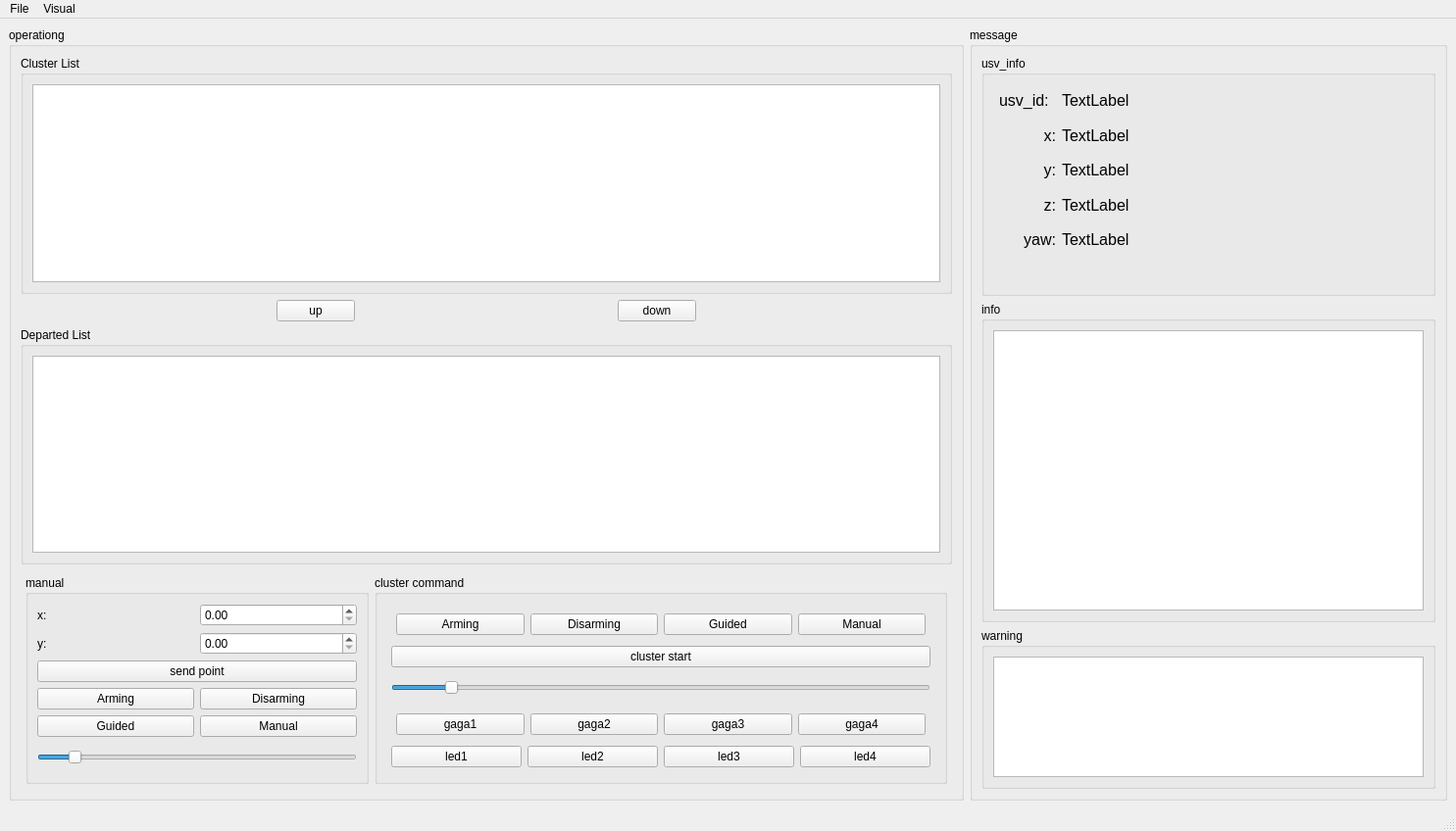
<?xml version="1.0" encoding="UTF-8"?>
<ui version="4.0">
 <class>MainWindow</class>
 <widget class="QMainWindow" name="MainWindow">
  <property name="geometry">
   <rect>
    <x>0</x>
    <y>0</y>
    <width>1485</width>
    <height>848</height>
   </rect>
  </property>
  <property name="windowTitle">
   <string>MainWindow</string>
  </property>
  <widget class="QWidget" name="centralwidget">
   <layout class="QHBoxLayout" name="horizontalLayout_3" stretch="2,1">
    <item>
     <widget class="QGroupBox" name="groupBox">
      <property name="title">
       <string>operationg</string>
      </property>
      <layout class="QVBoxLayout" name="verticalLayout_7">
       <item>
        <layout class="QVBoxLayout" name="verticalLayout_2">
         <item>
          <layout class="QVBoxLayout" name="verticalLayout">
           <item>
            <widget class="QGroupBox" name="groupBox_5">
             <property name="title">
              <string>Cluster List</string>
             </property>
             <layout class="QVBoxLayout" name="verticalLayout_4">
              <item>
               <widget class="QTableView" name="cluster_tableView"/>
              </item>
             </layout>
            </widget>
           </item>
           <item>
            <layout class="QHBoxLayout" name="horizontalLayout_2">
             <item>
              <spacer name="horizontalSpacer">
               <property name="orientation">
                <enum>Qt::Horizontal</enum>
               </property>
               <property name="sizeHint" stdset="0">
                <size>
                 <width>40</width>
                 <height>20</height>
                </size>
               </property>
              </spacer>
             </item>
             <item>
              <widget class="QPushButton" name="add_cluster_pushButton">
               <property name="text">
                <string>up</string>
               </property>
              </widget>
             </item>
             <item>
              <spacer name="horizontalSpacer_2">
               <property name="orientation">
                <enum>Qt::Horizontal</enum>
               </property>
               <property name="sizeHint" stdset="0">
                <size>
                 <width>40</width>
                 <height>20</height>
                </size>
               </property>
              </spacer>
             </item>
             <item>
              <widget class="QPushButton" name="quit_cluster_pushButton">
               <property name="text">
                <string>down</string>
               </property>
              </widget>
             </item>
             <item>
              <spacer name="horizontalSpacer_3">
               <property name="orientation">
                <enum>Qt::Horizontal</enum>
               </property>
               <property name="sizeHint" stdset="0">
                <size>
                 <width>40</width>
                 <height>20</height>
                </size>
               </property>
              </spacer>
             </item>
            </layout>
           </item>
           <item>
            <widget class="QGroupBox" name="groupBox_4">
             <property name="title">
              <string>Departed List</string>
             </property>
             <layout class="QVBoxLayout" name="verticalLayout_3">
              <item>
               <widget class="QTableView" name="departed_tableView"/>
              </item>
             </layout>
            </widget>
           </item>
          </layout>
         </item>
         <item>
          <layout class="QHBoxLayout" name="horizontalLayout" stretch="30,50">
           <property name="leftMargin">
            <number>5</number>
           </property>
           <property name="topMargin">
            <number>5</number>
           </property>
           <property name="rightMargin">
            <number>5</number>
           </property>
           <property name="bottomMargin">
            <number>5</number>
           </property>
           <item>
            <widget class="QGroupBox" name="groupBox_6">
             <property name="title">
              <string>manual</string>
             </property>
             <layout class="QVBoxLayout" name="verticalLayout_6">
              <item>
               <layout class="QHBoxLayout" name="horizontalLayout_7">
                <item>
                 <widget class="QLabel" name="label">
                  <property name="text">
                   <string>x:</string>
                  </property>
                 </widget>
                </item>
                <item>
                 <widget class="QDoubleSpinBox" name="set_departed_x_doubleSpinBox"/>
                </item>
               </layout>
              </item>
              <item>
               <layout class="QHBoxLayout" name="horizontalLayout_9">
                <item>
                 <widget class="QLabel" name="label_2">
                  <property name="text">
                   <string>y:</string>
                  </property>
                 </widget>
                </item>
                <item>
                 <widget class="QDoubleSpinBox" name="set_departed_y_doubleSpinBox"/>
                </item>
               </layout>
              </item>
              <item>
               <widget class="QPushButton" name="send_departed_point_pushButton">
                <property name="text">
                 <string>send point</string>
                </property>
               </widget>
              </item>
              <item>
               <layout class="QHBoxLayout" name="horizontalLayout_10">
                <item>
                 <widget class="QPushButton" name="departed_arming_pushButton">
                  <property name="text">
                   <string>Arming</string>
                  </property>
                 </widget>
                </item>
                <item>
                 <widget class="QPushButton" name="departed_disarming_pushButton">
                  <property name="text">
                   <string>Disarming</string>
                  </property>
                 </widget>
                </item>
               </layout>
              </item>
              <item>
               <layout class="QHBoxLayout" name="horizontalLayout_11">
                <item>
                 <widget class="QPushButton" name="set_departed_guided_pushButton">
                  <property name="text">
                   <string>Guided</string>
                  </property>
                 </widget>
                </item>
                <item>
                 <widget class="QPushButton" name="set_departed_manual_pushButton">
                  <property name="text">
                   <string>Manual</string>
                  </property>
                 </widget>
                </item>
               </layout>
              </item>
              <item>
               <widget class="QSlider" name="usv_departed_velocity_horizontalSlider">
                <property name="minimumSize">
                 <size>
                  <width>0</width>
                  <height>30</height>
                 </size>
                </property>
                <property name="maximum">
                 <number>100</number>
                </property>
                <property name="value">
                 <number>10</number>
                </property>
                <property name="orientation">
                 <enum>Qt::Horizontal</enum>
                </property>
               </widget>
              </item>
             </layout>
            </widget>
           </item>
           <item>
            <widget class="QGroupBox" name="groupBox_7">
             <property name="title">
              <string>cluster command</string>
             </property>
             <layout class="QHBoxLayout" name="horizontalLayout_8">
              <item>
               <layout class="QVBoxLayout" name="verticalLayout_5">
                <property name="leftMargin">
                 <number>5</number>
                </property>
                <property name="topMargin">
                 <number>5</number>
                </property>
                <property name="rightMargin">
                 <number>5</number>
                </property>
                <property name="bottomMargin">
                 <number>5</number>
                </property>
                <item>
                 <layout class="QHBoxLayout" name="horizontalLayout_4">
                  <property name="leftMargin">
                   <number>5</number>
                  </property>
                  <property name="topMargin">
                   <number>5</number>
                  </property>
                  <property name="rightMargin">
                   <number>5</number>
                  </property>
                  <property name="bottomMargin">
                   <number>5</number>
                  </property>
                  <item>
                   <widget class="QPushButton" name="arming_pushButton">
                    <property name="text">
                     <string>Arming</string>
                    </property>
                   </widget>
                  </item>
                  <item>
                   <widget class="QPushButton" name="disarming_pushButton">
                    <property name="text">
                     <string>Disarming</string>
                    </property>
                   </widget>
                  </item>
                  <item>
                   <widget class="QPushButton" name="set_guided_pushButton">
                    <property name="text">
                     <string>Guided</string>
                    </property>
                   </widget>
                  </item>
                  <item>
                   <widget class="QPushButton" name="set_manual_pushButton">
                    <property name="text">
                     <string>Manual</string>
                    </property>
                   </widget>
                  </item>
                 </layout>
                </item>
                <item>
                 <widget class="QPushButton" name="send_cluster_point_pushButton">
                  <property name="text">
                   <string>cluster start</string>
                  </property>
                 </widget>
                </item>
                <item>
                 <widget class="QSlider" name="usv_cluster_velocity_horizontalSlider">
                  <property name="minimumSize">
                   <size>
                    <width>0</width>
                    <height>30</height>
                   </size>
                  </property>
                  <property name="maximum">
                   <number>100</number>
                  </property>
                  <property name="value">
                   <number>10</number>
                  </property>
                  <property name="orientation">
                   <enum>Qt::Horizontal</enum>
                  </property>
                 </widget>
                </item>
                <item>
                 <layout class="QHBoxLayout" name="horizontalLayout_5">
                  <property name="leftMargin">
                   <number>5</number>
                  </property>
                  <property name="topMargin">
                   <number>5</number>
                  </property>
                  <property name="rightMargin">
                   <number>5</number>
                  </property>
                  <property name="bottomMargin">
                   <number>5</number>
                  </property>
                  <item>
                   <widget class="QPushButton" name="gaga1_pushButton">
                    <property name="text">
                     <string>gaga1</string>
                    </property>
                   </widget>
                  </item>
                  <item>
                   <widget class="QPushButton" name="gaga2_pushButton">
                    <property name="text">
                     <string>gaga2</string>
                    </property>
                   </widget>
                  </item>
                  <item>
                   <widget class="QPushButton" name="gaga3_pushButton">
                    <property name="text">
                     <string>gaga3</string>
                    </property>
                   </widget>
                  </item>
                  <item>
                   <widget class="QPushButton" name="gaga4_pushButton">
                    <property name="text">
                     <string>gaga4</string>
                    </property>
                   </widget>
                  </item>
                 </layout>
                </item>
                <item>
                 <layout class="QHBoxLayout" name="horizontalLayout_6">
                  <item>
                   <widget class="QPushButton" name="led1_pushButton">
                    <property name="text">
                     <string>led1</string>
                    </property>
                   </widget>
                  </item>
                  <item>
                   <widget class="QPushButton" name="led2_pushButton">
                    <property name="text">
                     <string>led2</string>
                    </property>
                   </widget>
                  </item>
                  <item>
                   <widget class="QPushButton" name="led3_pushButton">
                    <property name="text">
                     <string>led3</string>
                    </property>
                   </widget>
                  </item>
                  <item>
                   <widget class="QPushButton" name="led4_pushButton">
                    <property name="text">
                     <string>led4</string>
                    </property>
                   </widget>
                  </item>
                 </layout>
                </item>
               </layout>
              </item>
             </layout>
            </widget>
           </item>
          </layout>
         </item>
        </layout>
       </item>
      </layout>
     </widget>
    </item>
    <item>
     <widget class="QGroupBox" name="groupBox_2">
      <property name="title">
       <string>message</string>
      </property>
      <layout class="QVBoxLayout" name="verticalLayout_10" stretch="3,4,2">
       <item>
        <widget class="QGroupBox" name="groupBox_3">
         <property name="title">
          <string>usv_info</string>
         </property>
         <widget class="QWidget" name="">
          <property name="geometry">
           <rect>
            <x>13</x>
            <y>31</y>
            <width>274</width>
            <height>171</height>
           </rect>
          </property>
          <layout class="QVBoxLayout" name="verticalLayout_11">
           <item>
            <layout class="QHBoxLayout" name="horizontalLayout_12">
             <property name="leftMargin">
              <number>5</number>
             </property>
             <property name="topMargin">
              <number>5</number>
             </property>
             <property name="rightMargin">
              <number>5</number>
             </property>
             <property name="bottomMargin">
              <number>5</number>
             </property>
             <item>
              <widget class="QLabel" name="label_3">
               <property name="font">
                <font>
                 <pointsize>12</pointsize>
                </font>
               </property>
               <property name="text">
                <string>usv_id:</string>
               </property>
              </widget>
             </item>
             <item>
              <widget class="QLabel" name="usv_id_label">
               <property name="minimumSize">
                <size>
                 <width>200</width>
                 <height>0</height>
                </size>
               </property>
               <property name="font">
                <font>
                 <pointsize>12</pointsize>
                </font>
               </property>
               <property name="text">
                <string>TextLabel</string>
               </property>
              </widget>
             </item>
            </layout>
           </item>
           <item>
            <layout class="QHBoxLayout" name="horizontalLayout_13">
             <property name="leftMargin">
              <number>5</number>
             </property>
             <property name="topMargin">
              <number>5</number>
             </property>
             <property name="rightMargin">
              <number>5</number>
             </property>
             <property name="bottomMargin">
              <number>5</number>
             </property>
             <item>
              <widget class="QLabel" name="label_5">
               <property name="font">
                <font>
                 <pointsize>12</pointsize>
                </font>
               </property>
               <property name="text">
                <string>x:</string>
               </property>
               <property name="alignment">
                <set>Qt::AlignRight|Qt::AlignTrailing|Qt::AlignVCenter</set>
               </property>
              </widget>
             </item>
             <item>
              <widget class="QLabel" name="usv_x_label">
               <property name="minimumSize">
                <size>
                 <width>200</width>
                 <height>0</height>
                </size>
               </property>
               <property name="font">
                <font>
                 <pointsize>12</pointsize>
                </font>
               </property>
               <property name="text">
                <string>TextLabel</string>
               </property>
              </widget>
             </item>
            </layout>
           </item>
           <item>
            <layout class="QHBoxLayout" name="horizontalLayout_14">
             <property name="leftMargin">
              <number>5</number>
             </property>
             <property name="topMargin">
              <number>5</number>
             </property>
             <property name="rightMargin">
              <number>5</number>
             </property>
             <property name="bottomMargin">
              <number>5</number>
             </property>
             <item>
              <widget class="QLabel" name="label_6">
               <property name="font">
                <font>
                 <pointsize>12</pointsize>
                </font>
               </property>
               <property name="text">
                <string>y:</string>
               </property>
               <property name="alignment">
                <set>Qt::AlignRight|Qt::AlignTrailing|Qt::AlignVCenter</set>
               </property>
              </widget>
             </item>
             <item>
              <widget class="QLabel" name="usv_y_label">
               <property name="minimumSize">
                <size>
                 <width>200</width>
                 <height>0</height>
                </size>
               </property>
               <property name="font">
                <font>
                 <pointsize>12</pointsize>
                </font>
               </property>
               <property name="text">
                <string>TextLabel</string>
               </property>
              </widget>
             </item>
            </layout>
           </item>
           <item>
            <layout class="QHBoxLayout" name="horizontalLayout_16">
             <property name="leftMargin">
              <number>5</number>
             </property>
             <property name="topMargin">
              <number>5</number>
             </property>
             <property name="rightMargin">
              <number>5</number>
             </property>
             <property name="bottomMargin">
              <number>5</number>
             </property>
             <item>
              <widget class="QLabel" name="label_11">
               <property name="font">
                <font>
                 <pointsize>12</pointsize>
                </font>
               </property>
               <property name="text">
                <string>z:</string>
               </property>
               <property name="alignment">
                <set>Qt::AlignRight|Qt::AlignTrailing|Qt::AlignVCenter</set>
               </property>
              </widget>
             </item>
             <item>
              <widget class="QLabel" name="usv_z_label">
               <property name="minimumSize">
                <size>
                 <width>200</width>
                 <height>0</height>
                </size>
               </property>
               <property name="font">
                <font>
                 <pointsize>12</pointsize>
                </font>
               </property>
               <property name="text">
                <string>TextLabel</string>
               </property>
              </widget>
             </item>
            </layout>
           </item>
           <item>
            <layout class="QHBoxLayout" name="horizontalLayout_15">
             <property name="leftMargin">
              <number>5</number>
             </property>
             <property name="topMargin">
              <number>5</number>
             </property>
             <property name="rightMargin">
              <number>5</number>
             </property>
             <property name="bottomMargin">
              <number>5</number>
             </property>
             <item>
              <widget class="QLabel" name="label_9">
               <property name="font">
                <font>
                 <pointsize>12</pointsize>
                </font>
               </property>
               <property name="text">
                <string>yaw:</string>
               </property>
               <property name="alignment">
                <set>Qt::AlignRight|Qt::AlignTrailing|Qt::AlignVCenter</set>
               </property>
              </widget>
             </item>
             <item>
              <widget class="QLabel" name="usv_yaw_label">
               <property name="minimumSize">
                <size>
                 <width>200</width>
                 <height>0</height>
                </size>
               </property>
               <property name="font">
                <font>
                 <pointsize>12</pointsize>
                </font>
               </property>
               <property name="text">
                <string>TextLabel</string>
               </property>
              </widget>
             </item>
            </layout>
           </item>
          </layout>
         </widget>
        </widget>
       </item>
       <item>
        <widget class="QGroupBox" name="groupBox_9">
         <property name="title">
          <string>info</string>
         </property>
         <layout class="QVBoxLayout" name="verticalLayout_8">
          <item>
           <widget class="QTextEdit" name="info_textEdit"/>
          </item>
         </layout>
        </widget>
       </item>
       <item>
        <widget class="QGroupBox" name="groupBox_10">
         <property name="title">
          <string>warning</string>
         </property>
         <layout class="QVBoxLayout" name="verticalLayout_9">
          <item>
           <widget class="QTextEdit" name="warning_textEdit"/>
          </item>
         </layout>
        </widget>
       </item>
      </layout>
     </widget>
    </item>
   </layout>
  </widget>
  <widget class="QMenuBar" name="menubar">
   <property name="geometry">
    <rect>
     <x>0</x>
     <y>0</y>
     <width>1485</width>
     <height>20</height>
    </rect>
   </property>
   <widget class="QMenu" name="menuFile">
    <property name="title">
     <string>File</string>
    </property>
    <addaction name="actionopen"/>
   </widget>
   <widget class="QMenu" name="menuVisual">
    <property name="title">
     <string>Visual</string>
    </property>
    <addaction name="actionrviz2"/>
   </widget>
   <addaction name="menuFile"/>
   <addaction name="menuVisual"/>
  </widget>
  <widget class="QStatusBar" name="statusbar"/>
  <action name="actionopen">
   <property name="text">
    <string>open</string>
   </property>
  </action>
  <action name="actionrviz2">
   <property name="text">
    <string>rviz2</string>
   </property>
  </action>
 </widget>
 <resources/>
 <connections/>
</ui>
